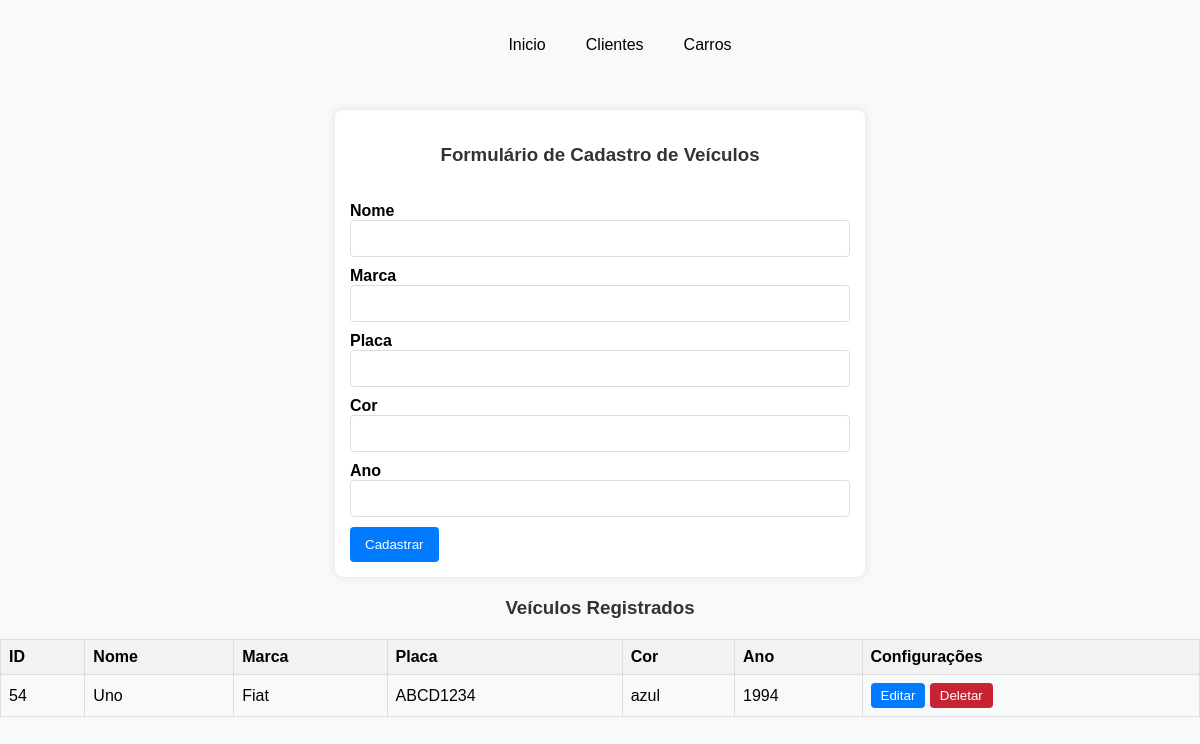
/core/carros, run on an earlier commit of the app's database.
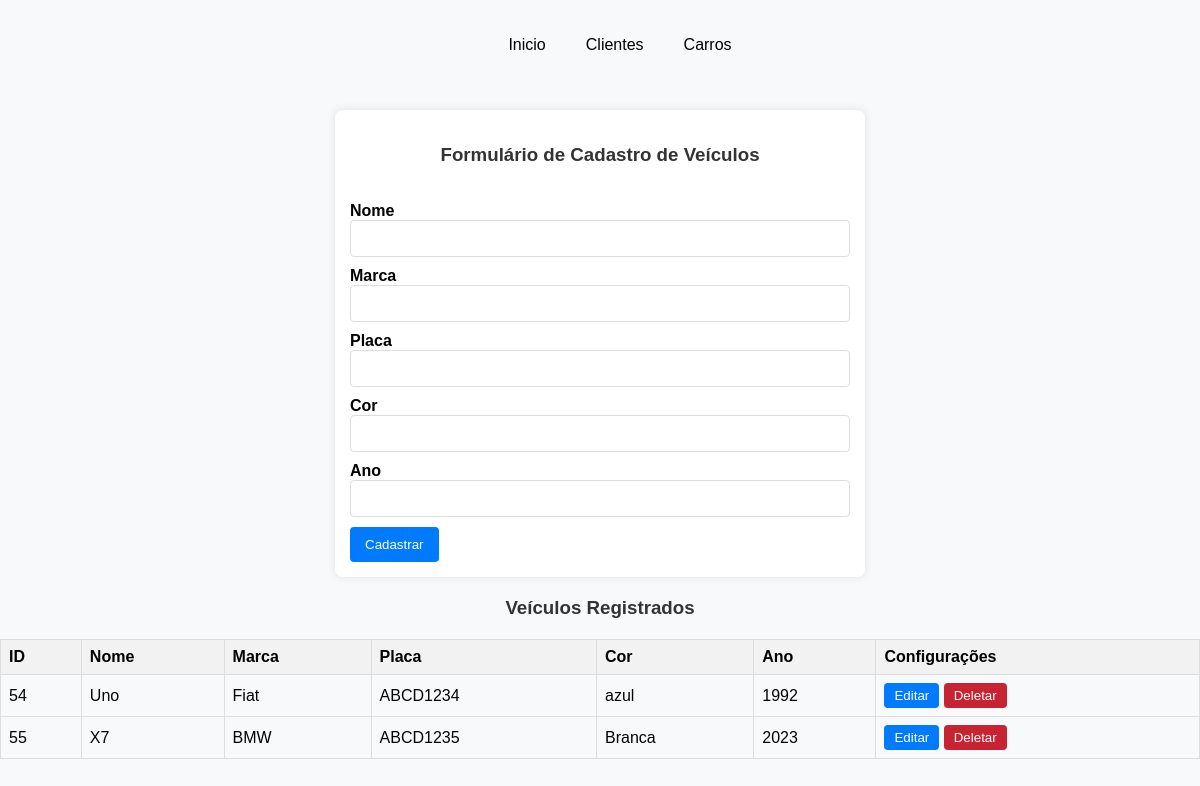
And on a later commit of the database.
### core/models.py (models this page shows, shortened)
class Carro(models.Model):
    nome = models.CharField(max_length=50, null=False, default="")
    marca = models.CharField(max_length=100, null=False, default="")
    placa = models.CharField(max_length=8, null=False, default="")
    cor = models.CharField(max_length=20, null=False, default="")
    ano = models.IntegerField(null=False)
    cliente = models.ForeignKey(to='core.Cliente', on_delete=models.CASCADE, null=True)

### core/views.py (the view)
# urls.py: path('carros', views.homeCarros, name="homeCarros"),
def homeCarros(request):
  carros = Carro.objects.all()
  return render (request, "carros.html", {'carros': carros})

### core/static/templates/carros.html (shortened to what this page needs)
{% extends 'base.html' %}
{% block body %}
<div class="formulario">
  <form name="formulario-cadastro" action="{% url 'salvar' %}" method="post">
    <h3>Formulário de Cadastro de Veículos</h3>
    <br>
    <label for="nome"><strong>Nome</strong></label>
    <input type="text" name="nome" required>
    <label for="marca"><strong>Marca</strong></label>
    <input type="text" name="marca" required>
    <label for="placa"><strong>Placa</strong></label>
    <input type="text" name="placa" required>
    <label for="cor"><strong>Cor</strong></label>
    <input type="text" name="cor" required>
    <label for="ano"><strong>Ano</strong></label>
    <input type="text" name="ano" required>
    <button type="submit">Cadastrar</button>
  </form>
</div>
<div class="Tabela">
  <h3>Veículos Registrados</h3>
  <table>
    <thead>
      <tr>
        <th>ID</th>
        <th>Nome</th>
        <th>Marca</th>
        <th>Placa</th>
        <th>Cor</th>
        <th>Ano</th>
        <th>Configurações</th>
      </tr>
    </thead>
    <tbody>
      {% for carro in carros %}
      <tr>
        <td>{{ carro.id }}</td>
        <td>{{ carro.nome }}</td>
        <td>{{ carro.marca }}</td>
        <td>{{ carro.placa }}</td>
        <td>{{ carro.cor }}</td>
        <td>{{ carro.ano }}</td>
        <td>
          <a href="{% url 'editarCarro' carro.id %}">
            <button class="botoes" id="editar">Editar</button>
          </a>
          <a href="{% url 'delete' carro.id %}">
            <button class="botoes" id="deletar">Deletar</button>
          </a>
        </td>
      </tr>
      {% endfor %}
    </tbody>
  </table>
</div>
{% endblock %}

What changed in the data, as far as the page shows it:
changed Carro "Uno": ano "1994" → "1992"
added Carro: id "55", nome "X7", marca "BMW", placa "ABCD1235", cor "Branca", ano "2023"
